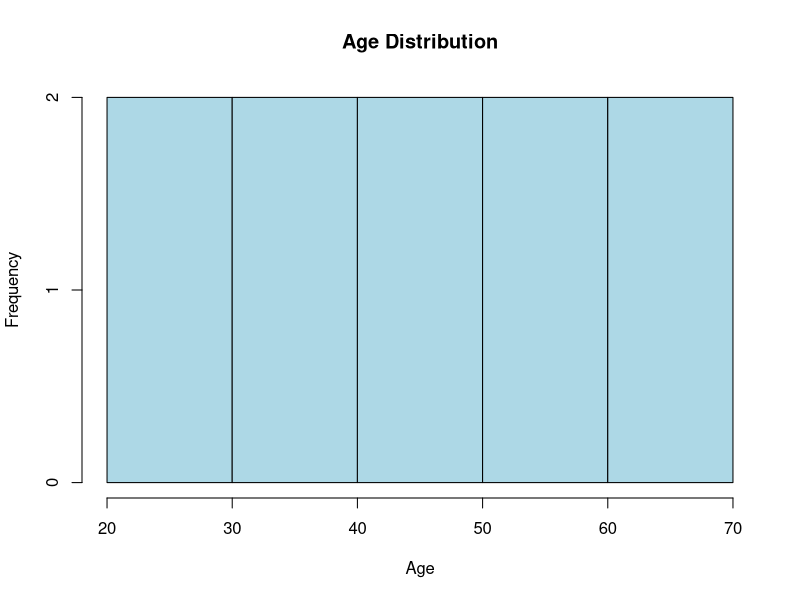

Write R code to recreate this figure.
# Sample data: Age Distribution
age <- c(25, 30, 35, 40, 45, 50, 55, 60, 65, 70)

# Create a histogram
hist(age, col="lightblue", 
     main="Age Distribution", 
     xlab="Age", 
     ylab="Frequency", 
     breaks=5)  # Adjust the number of bins (bars)
